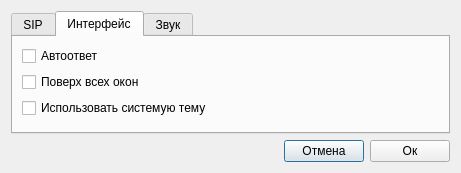
<?xml version="1.0" encoding="UTF-8"?>
<ui version="4.0">
 <class>SettingsDialog</class>
 <widget class="QDialog" name="SettingsDialog">
  <property name="geometry">
   <rect>
    <x>0</x>
    <y>0</y>
    <width>461</width>
    <height>173</height>
   </rect>
  </property>
  <property name="windowTitle">
   <string>Настройки</string>
  </property>
  <layout class="QVBoxLayout" name="verticalLayout">
   <item>
    <widget class="QTabWidget" name="tabWidget">
     <property name="currentIndex">
      <number>1</number>
     </property>
     <widget class="QWidget" name="tab">
      <attribute name="title">
       <string>SIP</string>
      </attribute>
      <layout class="QVBoxLayout" name="verticalLayout_3">
       <item>
        <layout class="QGridLayout" name="gridLayout">
         <item row="0" column="0">
          <widget class="QLabel" name="label">
           <property name="text">
            <string>Сервер</string>
           </property>
          </widget>
         </item>
         <item row="0" column="1">
          <widget class="QLineEdit" name="serverEdit"/>
         </item>
         <item row="0" column="2">
          <widget class="QLabel" name="label_6">
           <property name="text">
            <string>Порт</string>
           </property>
          </widget>
         </item>
         <item row="0" column="3">
          <widget class="QLineEdit" name="portEdit">
           <property name="text">
            <string>5060</string>
           </property>
          </widget>
         </item>
         <item row="1" column="0">
          <widget class="QLabel" name="label_2">
           <property name="text">
            <string>Логин</string>
           </property>
          </widget>
         </item>
         <item row="1" column="1">
          <widget class="QLineEdit" name="loginEdit"/>
         </item>
         <item row="1" column="2">
          <widget class="QLabel" name="label_3">
           <property name="text">
            <string>Пароль</string>
           </property>
          </widget>
         </item>
         <item row="1" column="3">
          <widget class="QLineEdit" name="passwordEdit">
           <property name="echoMode">
            <enum>QLineEdit::Password</enum>
           </property>
          </widget>
         </item>
        </layout>
       </item>
       <item>
        <spacer name="verticalSpacer_3">
         <property name="orientation">
          <enum>Qt::Vertical</enum>
         </property>
         <property name="sizeHint" stdset="0">
          <size>
           <width>20</width>
           <height>37</height>
          </size>
         </property>
        </spacer>
       </item>
      </layout>
     </widget>
     <widget class="QWidget" name="tab_2">
      <attribute name="title">
       <string>Интерфейс</string>
      </attribute>
      <layout class="QVBoxLayout" name="verticalLayout_4">
       <item>
        <widget class="QCheckBox" name="aaCheckBox">
         <property name="text">
          <string>Автоответ</string>
         </property>
        </widget>
       </item>
       <item>
        <widget class="QCheckBox" name="aotCheckBox">
         <property name="text">
          <string>Поверх всех окон</string>
         </property>
        </widget>
       </item>
       <item>
        <widget class="QCheckBox" name="ustcheckBox">
         <property name="text">
          <string>Использовать системую тему</string>
         </property>
        </widget>
       </item>
       <item>
        <spacer name="verticalSpacer_2">
         <property name="orientation">
          <enum>Qt::Vertical</enum>
         </property>
         <property name="sizeHint" stdset="0">
          <size>
           <width>20</width>
           <height>66</height>
          </size>
         </property>
        </spacer>
       </item>
      </layout>
     </widget>
     <widget class="QWidget" name="tab_3">
      <attribute name="title">
       <string>Звук</string>
      </attribute>
      <layout class="QVBoxLayout" name="verticalLayout_2">
       <item>
        <layout class="QGridLayout" name="gridLayout_2">
         <item row="0" column="0">
          <widget class="QLabel" name="label_4">
           <property name="text">
            <string>Устройство записи</string>
           </property>
          </widget>
         </item>
         <item row="0" column="1">
          <widget class="QComboBox" name="inputComboBox"/>
         </item>
         <item row="1" column="0">
          <widget class="QLabel" name="label_5">
           <property name="text">
            <string>Устройство воспроизведения</string>
           </property>
          </widget>
         </item>
         <item row="1" column="1">
          <widget class="QComboBox" name="outputComboBox"/>
         </item>
        </layout>
       </item>
       <item>
        <spacer name="verticalSpacer">
         <property name="orientation">
          <enum>Qt::Vertical</enum>
         </property>
         <property name="sizeHint" stdset="0">
          <size>
           <width>20</width>
           <height>35</height>
          </size>
         </property>
        </spacer>
       </item>
      </layout>
     </widget>
    </widget>
   </item>
   <item>
    <layout class="QHBoxLayout" name="horizontalLayout">
     <item>
      <spacer name="horizontalSpacer">
       <property name="orientation">
        <enum>Qt::Horizontal</enum>
       </property>
       <property name="sizeHint" stdset="0">
        <size>
         <width>40</width>
         <height>20</height>
        </size>
       </property>
      </spacer>
     </item>
     <item>
      <widget class="QPushButton" name="cancelButton">
       <property name="text">
        <string>Отмена</string>
       </property>
       <property name="icon">
        <iconset resource="../resource.qrc">
         <normaloff>:/images/button_cancel.png</normaloff>:/images/button_cancel.png</iconset>
       </property>
      </widget>
     </item>
     <item>
      <widget class="QPushButton" name="okButton">
       <property name="text">
        <string>Ок</string>
       </property>
       <property name="icon">
        <iconset resource="../resource.qrc">
         <normaloff>:/images/button_ok.png</normaloff>:/images/button_ok.png</iconset>
       </property>
      </widget>
     </item>
    </layout>
   </item>
  </layout>
 </widget>
 <resources>
  <include location="../resource.qrc"/>
 </resources>
 <connections>
  <connection>
   <sender>cancelButton</sender>
   <signal>clicked()</signal>
   <receiver>SettingsDialog</receiver>
   <slot>reject()</slot>
   <hints>
    <hint type="sourcelabel">
     <x>415</x>
     <y>151</y>
    </hint>
    <hint type="destinationlabel">
     <x>269</x>
     <y>84</y>
    </hint>
   </hints>
  </connection>
  <connection>
   <sender>okButton</sender>
   <signal>clicked()</signal>
   <receiver>SettingsDialog</receiver>
   <slot>accept()</slot>
   <hints>
    <hint type="sourcelabel">
     <x>501</x>
     <y>151</y>
    </hint>
    <hint type="destinationlabel">
     <x>269</x>
     <y>84</y>
    </hint>
   </hints>
  </connection>
 </connections>
</ui>
